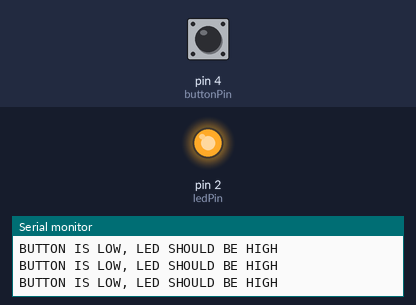
Simulated run of this sketch. Board: Arduino Uno, built with avr-gcc and run on an emulated ATmega328P. Shown: output pins drawn as LEDs (lit = HIGH), the last lines printed to the serial monitor. Inputs (shaded band) come from the test bench; at power-on: pin 4 (buttonPin) LOW.

Above: at 2.8 s.
2.9 s: pin 4 (buttonPin) pulled HIGH for 1.2 s
At 3.6 s:
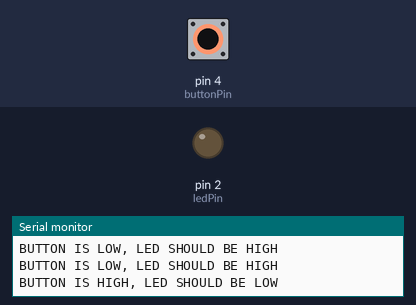
6.5 s: pin 4 (buttonPin) pulled HIGH for 3.2 s
At 11.4 s:
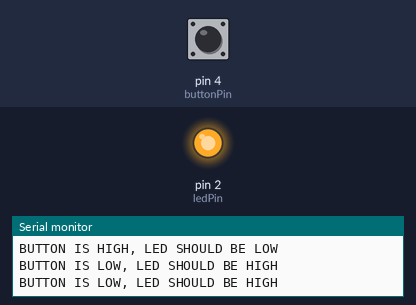
Timing chart, 0 to 12.9 s (numbered marks = the images above; inputs shaded):
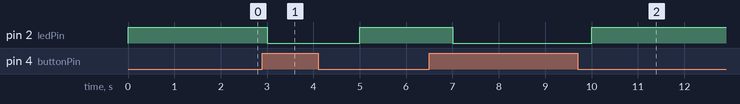

Measured:
- after the input at 2.9 s, pin 2 (ledPin): HIGH → LOW after 0.10 s, → HIGH 2.0 s later
- after the input at 6.5 s, pin 2 (ledPin): HIGH → LOW after 0.50 s, → HIGH 3.0 s later

The sketch:

led_with_button.ino
```cpp
int ledPin = 2; // choose the pin for the LED
int buttonPin = 4; // Connect sensor to input pin 3

void setup() {
  pinMode(ledPin, OUTPUT); // declare LED as output
  pinMode(buttonPin, INPUT); // declare pushbutton as input
  Serial.begin(9600);
}

void loop(){
  int val = digitalRead(buttonPin); // read input value

  if (val == HIGH) { // check if the input is HIGH
    digitalWrite(ledPin, LOW); // turn LED OFF
    Serial.println("BUTTON IS HIGH, LED SHOULD BE LOW");
  } else {
    digitalWrite(ledPin, HIGH); // turn LED ON
    Serial.println("BUTTON IS LOW, LED SHOULD BE HIGH");
  }
  delay(1000);
}
```
